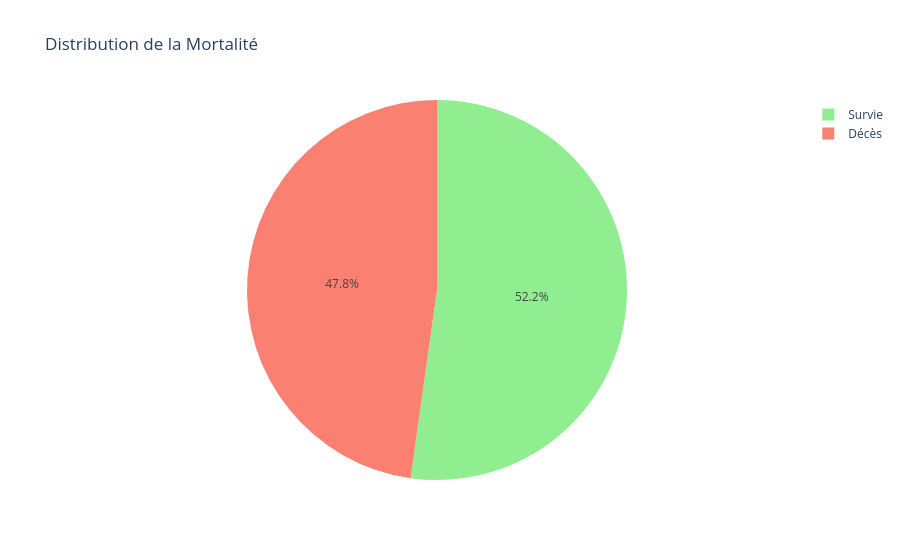

Notebook code for this chart:
### Markdown cell above
## 2. Analyse de la Variable Cible (Mortalité)

### Code cell
# Analyse de la variable cible
print("🎯 ANALYSE DE LA MORTALITÉ")
print("=" * 50)

# Distribution de la mortalité
mortality_counts = df['mortality'].value_counts()
mortality_percent = df['mortality'].value_counts(normalize=True) * 100

print("Distribution de la mortalité:")
print(f"Survivants (0): {mortality_counts[0]:,} patients ({mortality_percent[0]:.1f}%)")
print(f"Décédés (1): {mortality_counts[1]:,} patients ({mortality_percent[1]:.1f}%)")

# Visualisation
fig, axes = plt.subplots(1, 3, figsize=(15, 5))

# Graphique en barres
mortality_counts.plot(kind='bar', ax=axes[0], color=['lightgreen', 'salmon'])
axes[0].set_title('Distribution de la Mortalité')
axes[0].set_xlabel('Mortalité (0=Survie, 1=Décès)')
axes[0].set_ylabel('Nombre de Patients')
axes[0].tick_params(axis='x', rotation=0)

# Graphique en camembert
axes[1].pie(mortality_counts.values, labels=['Survie', 'Décès'], autopct='%1.1f%%', 
           colors=['lightgreen', 'salmon'])
axes[1].set_title('Répartition Survie/Décès')

# Graphique interactif avec plotly
fig_plotly = px.pie(values=mortality_counts.values, names=['Survie', 'Décès'], 
                   title='Distribution de la Mortalité',
                   color_discrete_sequence=['lightgreen', 'salmon'])

# Histogramme des probabilités (si disponible)
if 'mortality_prob' in locals():
    axes[2].hist(mortality_prob, bins=50, alpha=0.7, color='skyblue')
    axes[2].set_title('Distribution des Probabilités de Mortalité')
    axes[2].set_xlabel('Probabilité de Mortalité')
    axes[2].set_ylabel('Fréquence')
else:
    axes[2].text(0.5, 0.5, 'Probabilités\nnon disponibles', 
                ha='center', va='center', transform=axes[2].transAxes)
    axes[2].set_title('Probabilités de Mortalité')

plt.tight_layout()
plt.show()

# Affichage du graphique Plotly
fig_plotly.show()

# Statistiques sur les déséquilibres de classe
if mortality_percent.min() < 30:
    print(f"\n⚠️  DÉSÉQUILIBRE DE CLASSE DÉTECTÉ!")
    print(f"La classe minoritaire représente {mortality_percent.min():.1f}% des données")
    print("Considérer des techniques de rééquilibrage (SMOTE, class_weight, etc.)")
else:
    print(f"\n✅ Classes relativement équilibrées")

### Figure 1 — Plotly figure (JSON) as saved in the notebook; plotly's stock layout.template omitted (floating-point values rounded to 4 significant figures)
{"data": [{"domain": {"x": [0, 1], "y": [0, 1]}, "hovertemplate": "label=%{label}<br>value=%{value}<extra></extra>", "labels": ["Survie", "Décès"], "legendgroup": "", "name": "", "showlegend": true, "type": "pie", "values": [2611, 2389]}], "layout": {"legend": {"tracegroupgap": 0}, "piecolorway": ["lightgreen", "salmon"], "title": {"text": "Distribution de la Mortalité"}}}
